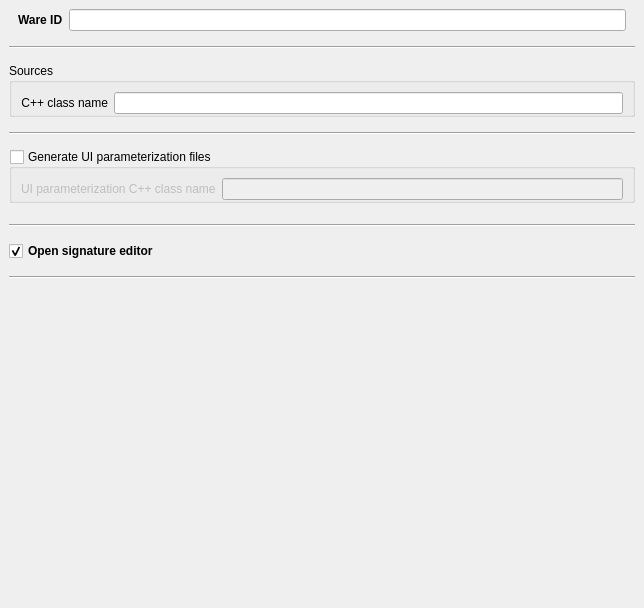
<?xml version="1.0" encoding="UTF-8"?>
<ui version="4.0">
 <class>NewWareDialog</class>
 <widget class="QDialog" name="NewWareDialog">
  <property name="geometry">
   <rect>
    <x>0</x>
    <y>0</y>
    <width>644</width>
    <height>608</height>
   </rect>
  </property>
  <property name="windowTitle">
   <string>New ware</string>
  </property>
  <layout class="QVBoxLayout" name="verticalLayout">
   <property name="leftMargin">
    <number>0</number>
   </property>
   <property name="topMargin">
    <number>0</number>
   </property>
   <property name="rightMargin">
    <number>0</number>
   </property>
   <property name="bottomMargin">
    <number>0</number>
   </property>
   <item>
    <layout class="QVBoxLayout" name="verticalLayout_2">
     <property name="spacing">
      <number>6</number>
     </property>
     <property name="leftMargin">
      <number>9</number>
     </property>
     <property name="topMargin">
      <number>9</number>
     </property>
     <property name="rightMargin">
      <number>9</number>
     </property>
     <property name="bottomMargin">
      <number>9</number>
     </property>
     <item>
      <layout class="QFormLayout" name="formLayout_3">
       <property name="fieldGrowthPolicy">
        <enum>QFormLayout::AllNonFixedFieldsGrow</enum>
       </property>
       <property name="formAlignment">
        <set>Qt::AlignLeading|Qt::AlignLeft|Qt::AlignTop</set>
       </property>
       <property name="leftMargin">
        <number>9</number>
       </property>
       <property name="rightMargin">
        <number>9</number>
       </property>
       <item row="0" column="0">
        <widget class="QLabel" name="label">
         <property name="font">
          <font>
           <weight>75</weight>
           <bold>true</bold>
          </font>
         </property>
         <property name="text">
          <string>Ware ID</string>
         </property>
        </widget>
       </item>
       <item row="0" column="1">
        <widget class="QLineEdit" name="IdEdit"/>
       </item>
      </layout>
     </item>
     <item>
      <widget class="Line" name="line">
       <property name="minimumSize">
        <size>
         <width>0</width>
         <height>20</height>
        </size>
       </property>
       <property name="orientation">
        <enum>Qt::Horizontal</enum>
       </property>
      </widget>
     </item>
     <item>
      <widget class="QGroupBox" name="groupBox_6">
       <property name="title">
        <string>Sources</string>
       </property>
       <property name="flat">
        <bool>false</bool>
       </property>
       <layout class="QFormLayout" name="formLayout_5">
        <property name="labelAlignment">
         <set>Qt::AlignRight|Qt::AlignTrailing|Qt::AlignVCenter</set>
        </property>
        <property name="verticalSpacing">
         <number>6</number>
        </property>
        <property name="leftMargin">
         <number>9</number>
        </property>
        <property name="rightMargin">
         <number>9</number>
        </property>
        <property name="bottomMargin">
         <number>0</number>
        </property>
        <item row="0" column="0">
         <widget class="QLabel" name="label_13">
          <property name="text">
           <string>C++ class name</string>
          </property>
          <property name="alignment">
           <set>Qt::AlignRight|Qt::AlignTrailing|Qt::AlignVCenter</set>
          </property>
         </widget>
        </item>
        <item row="0" column="1">
         <widget class="QLineEdit" name="ClassNameEdit">
          <property name="text">
           <string/>
          </property>
          <property name="placeholderText">
           <string/>
          </property>
         </widget>
        </item>
       </layout>
      </widget>
     </item>
     <item>
      <widget class="QWidget" name="UiWidget" native="true">
       <layout class="QVBoxLayout" name="verticalLayout_4">
        <property name="spacing">
         <number>6</number>
        </property>
        <property name="leftMargin">
         <number>0</number>
        </property>
        <property name="topMargin">
         <number>0</number>
        </property>
        <property name="rightMargin">
         <number>0</number>
        </property>
        <property name="bottomMargin">
         <number>0</number>
        </property>
        <item>
         <widget class="Line" name="Ui_line">
          <property name="minimumSize">
           <size>
            <width>0</width>
            <height>20</height>
           </size>
          </property>
          <property name="orientation">
           <enum>Qt::Horizontal</enum>
          </property>
         </widget>
        </item>
        <item>
         <widget class="QGroupBox" name="UiParamGroupBox">
          <property name="title">
           <string>Generate UI parameterization files</string>
          </property>
          <property name="checkable">
           <bool>true</bool>
          </property>
          <property name="checked">
           <bool>false</bool>
          </property>
          <layout class="QVBoxLayout" name="verticalLayout_3">
           <property name="spacing">
            <number>6</number>
           </property>
           <property name="leftMargin">
            <number>9</number>
           </property>
           <property name="topMargin">
            <number>9</number>
           </property>
           <property name="rightMargin">
            <number>9</number>
           </property>
           <property name="bottomMargin">
            <number>0</number>
           </property>
           <item>
            <widget class="QWidget" name="UiParamWidget" native="true">
             <layout class="QFormLayout" name="formLayout_9">
              <property name="labelAlignment">
               <set>Qt::AlignRight|Qt::AlignTrailing|Qt::AlignVCenter</set>
              </property>
              <property name="leftMargin">
               <number>0</number>
              </property>
              <property name="topMargin">
               <number>0</number>
              </property>
              <property name="rightMargin">
               <number>0</number>
              </property>
              <property name="bottomMargin">
               <number>0</number>
              </property>
              <item row="0" column="0">
               <widget class="QLabel" name="label_15">
                <property name="text">
                 <string>UI parameterization C++ class name</string>
                </property>
               </widget>
              </item>
              <item row="0" column="1">
               <widget class="QLineEdit" name="UiParamClassNameEdit">
                <property name="text">
                 <string/>
                </property>
                <property name="placeholderText">
                 <string/>
                </property>
               </widget>
              </item>
             </layout>
            </widget>
           </item>
          </layout>
         </widget>
        </item>
       </layout>
      </widget>
     </item>
     <item>
      <widget class="openfluid::ui::common::BuilderextSetupWidget" name="widget" native="true"/>
     </item>
     <item>
      <widget class="Line" name="line_4">
       <property name="minimumSize">
        <size>
         <width>0</width>
         <height>20</height>
        </size>
       </property>
       <property name="orientation">
        <enum>Qt::Horizontal</enum>
       </property>
      </widget>
     </item>
     <item>
      <widget class="QCheckBox" name="SignatureCheckBox">
       <property name="font">
        <font>
         <weight>75</weight>
         <bold>true</bold>
        </font>
       </property>
       <property name="text">
        <string>Open signature editor</string>
       </property>
       <property name="checked">
        <bool>true</bool>
       </property>
      </widget>
     </item>
     <item>
      <widget class="Line" name="line_5">
       <property name="minimumSize">
        <size>
         <width>0</width>
         <height>20</height>
        </size>
       </property>
       <property name="orientation">
        <enum>Qt::Horizontal</enum>
       </property>
      </widget>
     </item>
     <item>
      <spacer name="verticalSpacer">
       <property name="orientation">
        <enum>Qt::Vertical</enum>
       </property>
       <property name="sizeHint" stdset="0">
        <size>
         <width>20</width>
         <height>10</height>
        </size>
       </property>
      </spacer>
     </item>
    </layout>
   </item>
  </layout>
 </widget>
 <customwidgets>
  <customwidget>
   <class>openfluid::ui::common::BuilderextSetupWidget</class>
   <extends>QWidget</extends>
   <header location="global">openfluid/ui/common/BuilderextSetupWidget.hpp</header>
   <container>1</container>
  </customwidget>
 </customwidgets>
 <tabstops>
  <tabstop>IdEdit</tabstop>
  <tabstop>ClassNameEdit</tabstop>
  <tabstop>UiParamGroupBox</tabstop>
  <tabstop>UiParamClassNameEdit</tabstop>
  <tabstop>SignatureCheckBox</tabstop>
 </tabstops>
 <resources/>
 <connections/>
</ui>
